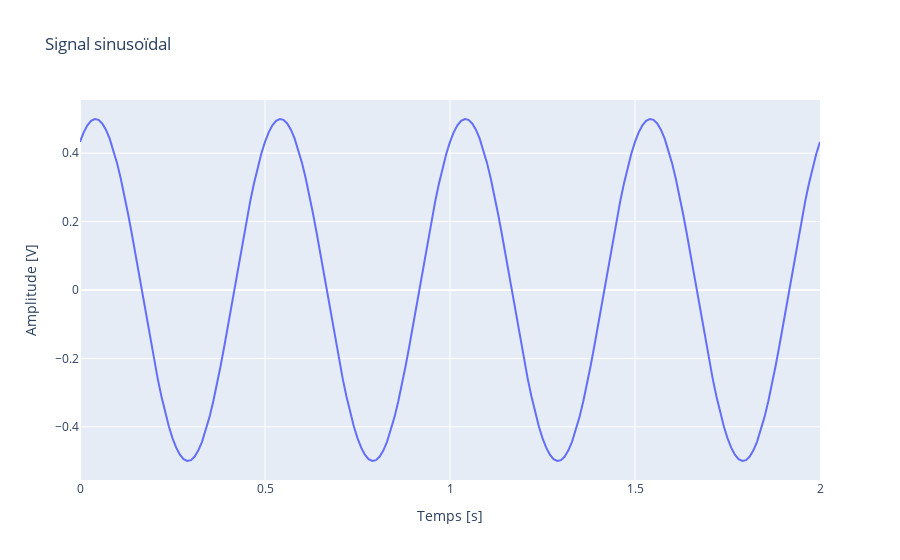

Here is the notebook cell this chart was saved with:
### Markdown cell above
---
## Exemple de courbe

### Code cell
import plotly.graph_objects as go
import numpy as np

fe = 1e2 # Fréquence d'échantillonnage
t = np.arange(0,2+(1/fe),1/fe)

# Signal
f = 2
a = 0.5

# Formule du signal
s = a * np.sin(2 * np.pi * f * t + np.pi/3)

# Courbe du signal
fig = go.Figure(data=go.Scatter(x=t, y=s, mode='lines'))
fig.update_layout(title="Signal sinusoïdal", xaxis_title="Temps [s]", yaxis_title_text="Amplitude [V]")
fig.show()

### Figure 1 — Plotly figure (JSON) as saved in the notebook; plotly's stock layout.template omitted (floating-point values rounded to 4 significant figures; data arrays with more than 128 entries replaced by an {"elided": "..."} marker saying what was removed)
{"data": [{"mode": "lines", "type": "scatter", "x": {"elided": "201 float values"}, "y": {"elided": "201 float values"}}], "layout": {"title": {"text": "Signal sinusoïdal"}, "xaxis": {"title": {"text": "Temps [s]"}}, "yaxis": {"title": {"text": "Amplitude [V]"}}}}
